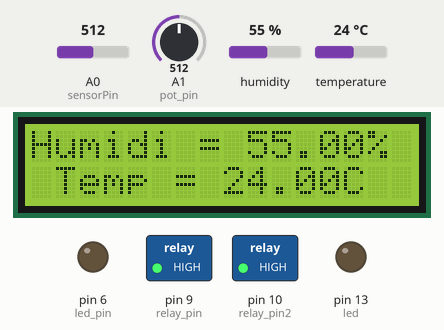
Bench run of a sketch on a simulated Arduino Uno, built with avr-gcc and run on an emulated ATmega328P. Shown: 16×2 character LCD, switched loads named in the sketch (green lamp = pin HIGH), output pins drawn as LEDs (lit = HIGH). Inputs (shaded band) come from the test bench; at power-on: humidity 55 %, A0 (sensorPin) = 512, temperature 24 °C, A1 (pot_pin) = 512. What the sketch prints to the serial monitor is not drawn.

Above: at 1.2 s.
1.3 s: humidity set to 79 %
At 3.5 s:
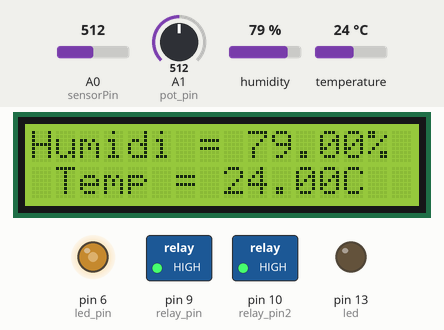
4.6 s: humidity set to 82 %
At 6.6 s:
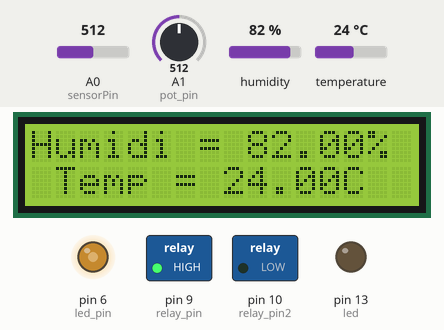
7.9 s: A0 (sensorPin) set to 310
11.2 s: A0 (sensorPin) set to 290
At 12.3 s:
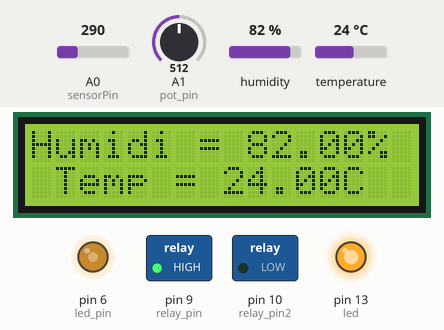
18.3 s: temperature set to 29 °C
At 19.8 s:
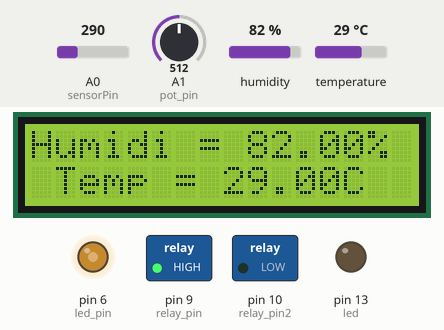
23.6 s: temperature set to 32 °C
At 25.8 s:
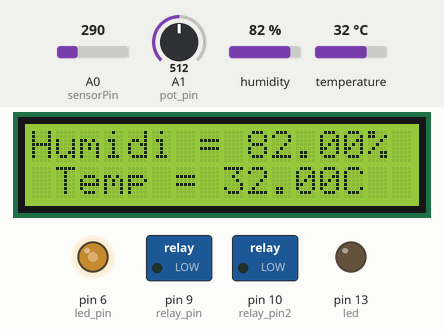
Timing chart, 0 to 32.0 s (numbered marks = the images above; inputs shaded):
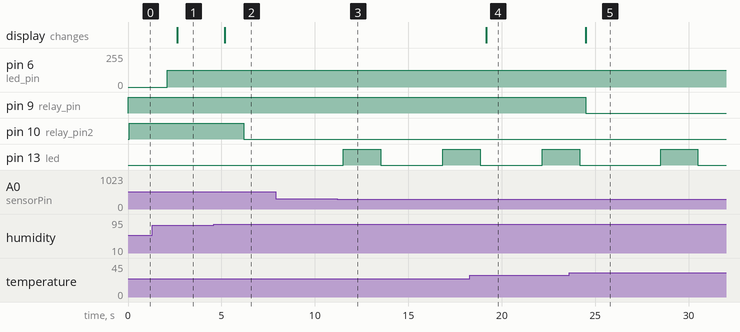

Measured:
- the behaviour switches between 80 and 81 % on humidity (found by bisection; images 1 and 2)
- the behaviour switches between 300 and 299 on A0 (sensorPin) (found by bisection; images 2 and 3)
- the behaviour switches between 30 and 31 °C on temperature (found by bisection; images 4 and 5)
- after the input at 1.3 s, the display: changes after 1.3 s (image 1)
- after the input at 4.6 s, pin 10 (relay_pin2): HIGH → LOW after 1.6 s; the display: changes after 0.58 s (image 2)
- after the input at 7.9 s, every drawn part: stays the same
- after the input at 11.2 s, pin 13 (led): LOW → HIGH after 0.33 s, → LOW 2.0 s later, → HIGH 3.3 s later
- after the input at 18.3 s, the display: changes after 0.87 s (image 4)
- after the input at 23.6 s, pin 9 (relay_pin): HIGH → LOW after 0.90 s; the display: changes after 0.90 s (image 5)

The sketch:

final_final.ino
```cpp
#include <LiquidCrystal.h>
#include "DHT.h"
#define dht11PIN 8
#define dht11TYPE DHT11
DHT dht11(dht11PIN, dht11TYPE);
int relay_pin = 9;

LiquidCrystal lcd (12, 11, 5, 4, 3, 2);

int led_pin = 6;
int pot_pin = A1;
int output;
int led_value;
int relay_pin2 = 10;

#include<SoftwareSerial.h>
int sensorPin=A0;
int sensorValue = 0;
int led = 13;


void setup() {


  dht11.begin();
  pinMode(relay_pin, OUTPUT);
digitalWrite(relay_pin, HIGH);
lcd.begin(16,2);

  pinMode(led_pin, OUTPUT);
   pinMode(led, OUTPUT);
 Serial.begin(9600);
 // put your setup code here, to run once:

  pinMode(relay_pin2, OUTPUT);
digitalWrite(relay_pin2, HIGH);


}

void loop(){
  int chk = dht11.read(dht11PIN);
lcd.clear();

  float h = dht11.readHumidity();
    Serial.print("-----Humidity:");
    Serial.print(h);

  float t = dht11.readTemperature();
    Serial.print("-----temperature:");
    Serial.print(t);

  lcd.setCursor (0,0);
  lcd.print ("Humidi = ");
  lcd.print(h);
  lcd.print("%");
  lcd.setCursor (0,1);
  lcd.print (" Temp = ");
  lcd.print (t);
   lcd.print("C");
    //reading the temperature from the sensor
// Checking if the sensor is sending values or not

if (t >30){
  digitalWrite(relay_pin,LOW);
  Serial.print("----fan on");
  delay(1000);
}
  else{
  digitalWrite(relay_pin, HIGH);
 Serial.print("-----fan off");
}
delay(1000);


if (h > 80){
  digitalWrite(relay_pin2,LOW);
  Serial.print("----moter on");
   Serial.print("----LED on");
  delay(1000);
}
  else{
  digitalWrite(relay_pin2, HIGH);
 Serial.print("----moter off");
  Serial.print("-----LED off");
}
delay(1000);


 //Reading from potentiometer
  output = analogRead(pot_pin);
  //Mapping the Values between 0 to 255 because we can give output
  //from 0 -255 using the analogwrite funtion
  led_value = map(output, 0, 1023, 0, 255);
  analogWrite(led_pin, led_value);
  delay(1);


 Serial.println("light intensity");
 sensorValue = analogRead(sensorPin);
 Serial.println(sensorValue);
 if(sensorValue < 300)
 {
   Serial.println("LED light on");
   digitalWrite(led,HIGH);
   delay(2000);
 }
 digitalWrite(led,LOW);
 delay(sensorValue);
 // put your main code here, to run repeatedly:

}
```
